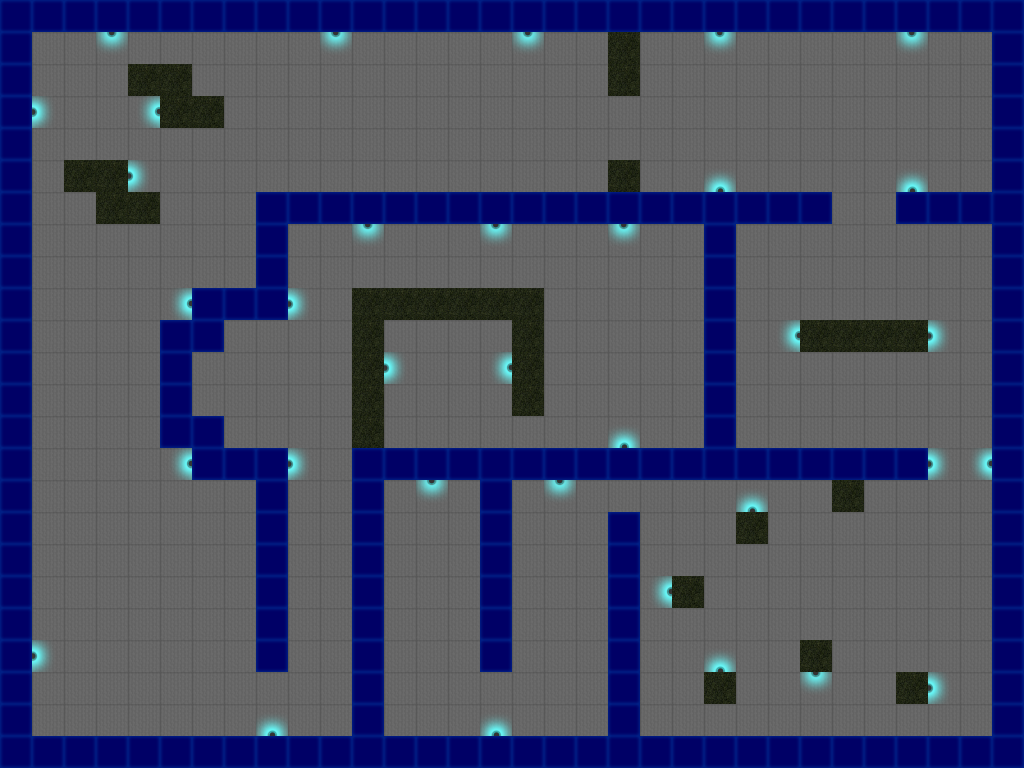

This is a level from a 2D game, rendered from its Tiled map with the project's own tilesets. A one-line summary and the map file follow, with tile-layer data summarised:
An orthogonal 32x24 tile map with 32x32 px tiles, 1 tile layer (wallsandfloor), 1 hidden layer not drawn, 2 tilesets and 35 objects (9x Turret, 3x NoviceGuard, 2x LockEntity, 2x Advanced_Turret, HomeKeyDoor, ...).

<map version="1.0" orientation="orthogonal" width="32" height="24" tilewidth="32" tileheight="32">
 <tileset firstgid="1" name="collision_tiles" tilewidth="32" tileheight="32">
  <image source="../images/collision_tiles.png" width="192" height="32" />
  <tile id="0">
   <properties>
    <property name="type" value="solid" />
   </properties>
  </tile>
 </tileset>
 <tileset firstgid="7" name="facility2_level_tiles" tilewidth="32" tileheight="32">
  <image source="../images/facility2_level_tiles.png" width="192" height="64" />
 </tileset>
 <layer name="wallsandfloor" width="32" height="24">
  <data>[768 cells, 768 non-empty, 7 distinct tile ids]</data>
 </layer>
 <layer name="collision" width="32" height="24" visible="0">
  <data>[768 cells, 229 non-empty, 1 distinct tile ids]</data>
 </layer>
 <objectgroup color="#0080ff" name="AudioZones" width="32" height="24">
  <object name="HomeKeyDoor" x="576" y="480" width="32" height="32" />
  <object name="KeyGuardDoor" x="928" y="480" width="64" height="32" />
  <object name="GuardKeyDoor" x="928" y="416" width="64" height="32" />
  <object name="KeyHomeDoor" x="640" y="480" width="32" height="32" />
  <object name="GuardPuzzleDoor" x="640" y="96" width="32" height="64" />
  <object name="PuzzleGuardDoor" x="576" y="96" width="32" height="64" />
  <object name="TeleportGuardDoor" x="288" y="672" width="32" height="64" />
  <object name="GuardTeleportDoor" x="224" y="672" width="32" height="64" />
 </objectgroup>
 <objectgroup color="#ff00ff" name="Items" width="32" height="24">
  <object name="teleporter" x="416" y="352" width="64" height="64">
   <properties>
    <property name="image" value="teleporter_tiles" />
    <property name="spritewidth" value="64" />
   </properties>
  </object>
  <object name="enginePiece" x="128" y="128" width="32" height="32">
   <properties>
    <property name="image" value="engine_piece" />
    <property name="spritewidth" value="32" />
   </properties>
  </object>
  <object name="KeyEntity" x="704" y="704" width="32" height="32">
   <properties>
    <property name="image" value="key" />
    <property name="spritewidth" value="32" />
   </properties>
  </object>
  <object name="WaterSpawn" x="640" y="32" width="352" height="160">
   <properties>
    <property name="image" value="water" />
    <property name="spritewidth" value="32" />
   </properties>
  </object>
  <object name="FSandwichSpawn" x="224" y="32" width="384" height="160">
   <properties>
    <property name="image" value="fresh_sandwich" />
    <property name="spritewidth" value="32" />
   </properties>
  </object>
  <object name="RSandwichSpawn" x="32" y="288" width="128" height="448">
   <properties>
    <property name="image" value="rotten_sandwich" />
    <property name="spritewidth" value="32" />
   </properties>
  </object>
  <object name="LockEntity" x="608" y="96" width="32" height="32">
   <properties>
    <property name="image" value="lock" />
    <property name="spritewidth" value="32" />
   </properties>
  </object>
  <object name="LockEntity" x="608" y="128" width="32" height="32">
   <properties>
    <property name="image" value="lock" />
    <property name="spritewidth" value="32" />
   </properties>
  </object>
 </objectgroup>
 <objectgroup color="#00ff00" name="PlayerEntity" width="32" height="24">
  <object name="player" x="416" y="512" width="32" height="32">
   <properties>
    <property name="image" value="alien_tiles" />
    <property name="spriteheight" value="32" />
    <property name="spritewidth" value="32" />
   </properties>
  </object>
  <object name="fow" x="-32" y="0" width="32" height="32" />
 </objectgroup>
 <objectgroup color="#ff0000" name="GuardEntities" width="32" height="24">
  <object name="NoviceGuard" x="736" y="224" width="256" height="96">
   <properties>
    <property name="image" value="guard_novice_tiles" />
    <property name="spritewidth" value="32" />
   </properties>
  </object>
  <object name="NoviceGuard" x="32" y="32" width="96" height="128">
   <properties>
    <property name="image" value="guard_novice_tiles" />
    <property name="spritewidth" value="32" />
   </properties>
  </object>
  <object name="ProGuard" x="544" y="224" width="160" height="224">
   <properties>
    <property name="image" value="guard_pro_tiles" />
    <property name="spritewidth" value="32" />
   </properties>
  </object>
  <object name="EliteGuard" x="160" y="128" width="96" height="160">
   <properties>
    <property name="image" value="guard_elite_tiles" />
    <property name="spritewidth" value="32" />
   </properties>
  </object>
  <object name="Doctor" x="32" y="480" width="224" height="256">
   <properties>
    <property name="image" value="doctor_tiles" />
    <property name="jump" value="3" />
    <property name="speed" value="1500" />
    <property name="spriteheight" value="32" />
    <property name="spritewidth" value="32" />
    <property name="vision" value="7" />
   </properties>
  </object>
  <object name="NoviceGuard" x="736" y="352" width="256" height="96">
   <properties>
    <property name="image" value="guard_novice_tiles" />
    <property name="spritewidth" value="32" />
   </properties>
  </object>
 </objectgroup>
 <objectgroup color="#1101f0" name="TurretEntities" width="32" height="24">
  <object name="Turret" x="192" y="352" width="32" height="32">
   <properties>
    <property name="delay" value="5000" />
    <property name="direction" value="east" />
    <property name="image" value="turret_tiles" />
    <property name="speed" value="3000" />
    <property name="spriteheight" value="32" />
    <property name="spritewidth" value="32" />
    <property name="type" value="solid" />
   </properties>
  </object>
  <object name="Advanced_Turret" x="64" y="192" width="32" height="32">
   <properties>
    <property name="direction" value="south" />
    <property name="image" value="turret_advanced_tiles" />
    <property name="spriteheight" value="32" />
    <property name="spritewidth" value="32" />
    <property name="type" value="solid" />
   </properties>
  </object>
  <object name="Turret" x="224" y="320" width="32" height="32">
   <properties>
    <property name="delay" value="5000" />
    <property name="direction" value="east" />
    <property name="image" value="turret_tiles" />
    <property name="speed" value="3000" />
    <property name="spriteheight" value="32" />
    <property name="spritewidth" value="32" />
    <property name="type" value="solid" />
   </properties>
  </object>
  <object name="Advanced_Turret" x="192" y="64" width="32" height="32">
   <properties>
    <property name="direction" value="east" />
    <property name="image" value="turret_advanced_tiles" />
    <property name="spriteheight" value="32" />
    <property name="spritewidth" value="32" />
    <property name="type" value="solid" />
   </properties>
  </object>
  <object name="Turret" x="192" y="384" width="32" height="32">
   <properties>
    <property name="delay" value="5000" />
    <property name="direction" value="east" />
    <property name="image" value="turret_tiles" />
    <property name="speed" value="3000" />
    <property name="spriteheight" value="32" />
    <property name="spritewidth" value="32" />
    <property name="type" value="solid" />
   </properties>
  </object>
  <object name="Turret" x="224" y="416" width="32" height="32">
   <properties>
    <property name="delay" value="5000" />
    <property name="direction" value="east" />
    <property name="image" value="turret_tiles" />
    <property name="speed" value="3000" />
    <property name="spriteheight" value="32" />
    <property name="spritewidth" value="32" />
    <property name="type" value="solid" />
   </properties>
  </object>
  </objectgroup>
</map>
<!-- 5 of 35 objects omitted -->
